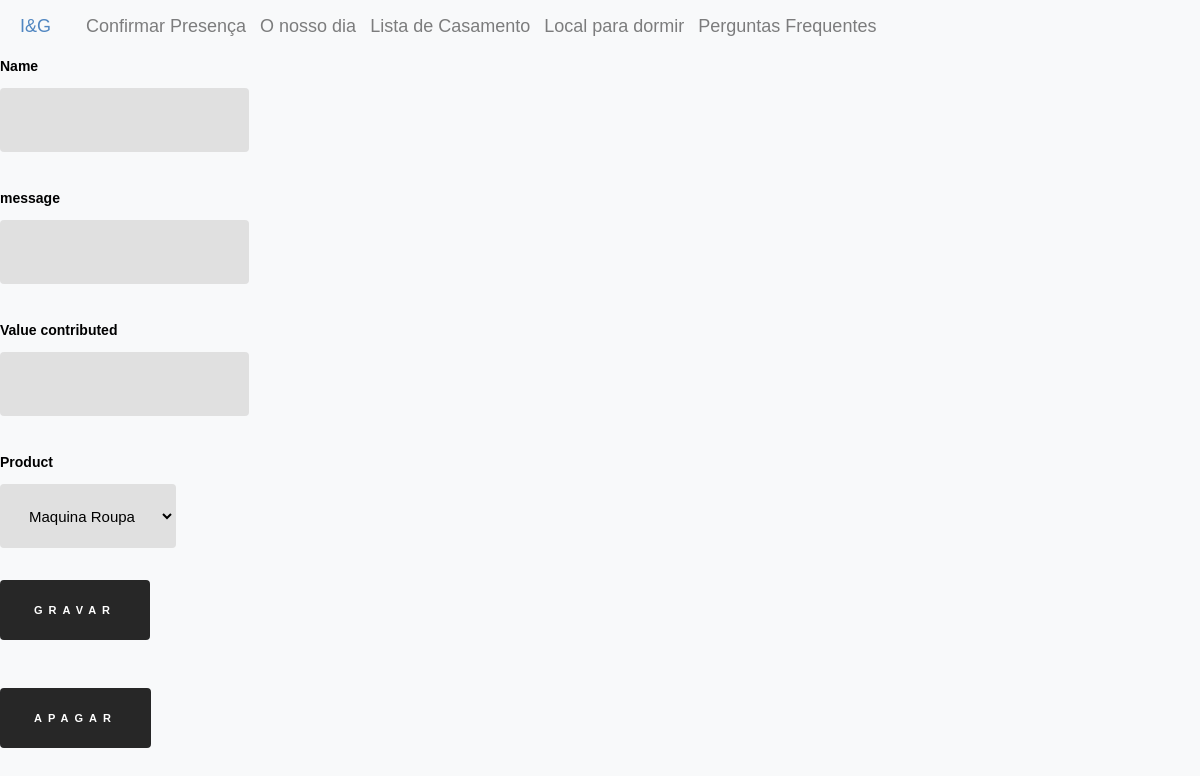
The page /edit/contribution/1 on the database as committed earlier.
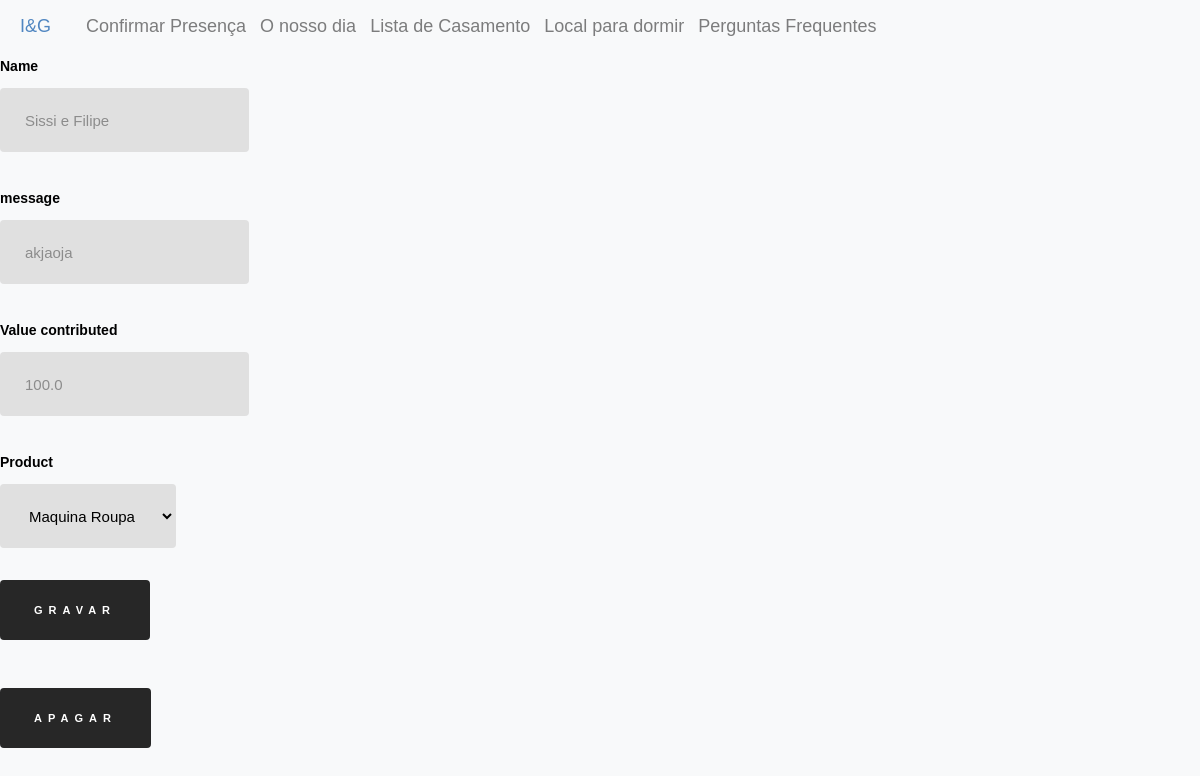
The same page on the database as committed later.
### inesegoncalo/models/contributions.py (models this page shows, shortened)
class Contribution(db.Model ,model.Model,model.Base):
    __tablename__ = 'contribution'
    __table_args__ = {'extend_existing': True}
    id = Column(Integer, primary_key=True)
    name = Column(String(80))
    value_contributed = Column(Float)
    message = Column(Text)
    product_id = Column(Integer, ForeignKey('products.id'))
    product = relationship('Product', back_populates="contributions")

### inesegoncalo/modules/edit.py (the view, shortened to what this page needs)
@bp.route("/contribution/<contribution_id>", methods=("GET", "POST"))
@bp.route("/contribution/<contribution_id>/<delete>", methods=("GET", "POST"))
def contribution(contribution_id, delete=None):
    contribution = Contribution.query.filter_by(id=contribution_id).first()
    products = Product.query.all()
    return render_template(
        "edit/contribution.html", contribution=contribution, products=products
    )

### inesegoncalo/templates/edit/contribution.html
{% extends 'layout.html' %}
{% block content %}
<div class="product_form_container">
    <form method="post" class="product_form">
        <div class="product_attribute_container">
            <label for="name"> Name</label>
            <input type="text" name="name" placeholder="{{contribution.name}}">
        </div>
        <div class="product_attribute_container">
            <label for="message"> message</label>
            <input type="text" name="message" placeholder="{{contribution.message}}">
        </div>
        <div class="product_attribute_container">
            <label for="value_contributed"> Value contributed</label>
            <input type="number" name="value_contributed" placeholder="{{contribution.value_contributed}}">
        </div>
        <div class="product_attribute_container">
            <label for="product"> Product</label>
            <select name="product">
                {% for product in products%}
                    {% if product == contribution.product %}
                    <option value="{{product.id}}" selected>{{product.name}}</option>
                    {% else %}
                    <option value="{{product.id}}">{{product.name}}</option>
                    {% endif %}
                {% endfor%}
            </select>
        </div>
        <button class="accept">Gravar</button>
    </form>
    <form method="post" action="{{url_for('edit.contribution',contribution_id=contribution.id,delete='delete')}}" class="product_form">
        <button class ="delete">Apagar</button>
    </form>
</div>
{% endblock %}

Rows that differ between the two databases and show on the page:
added Contribution: name "Sissi e Filipe", message "akjaoja", value_contributed "100.0"
